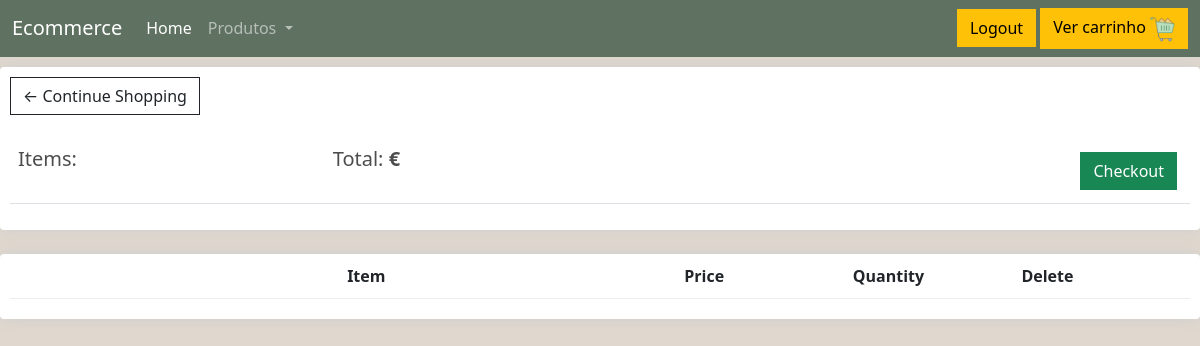
The app's page /cart/ (signed in), older data.
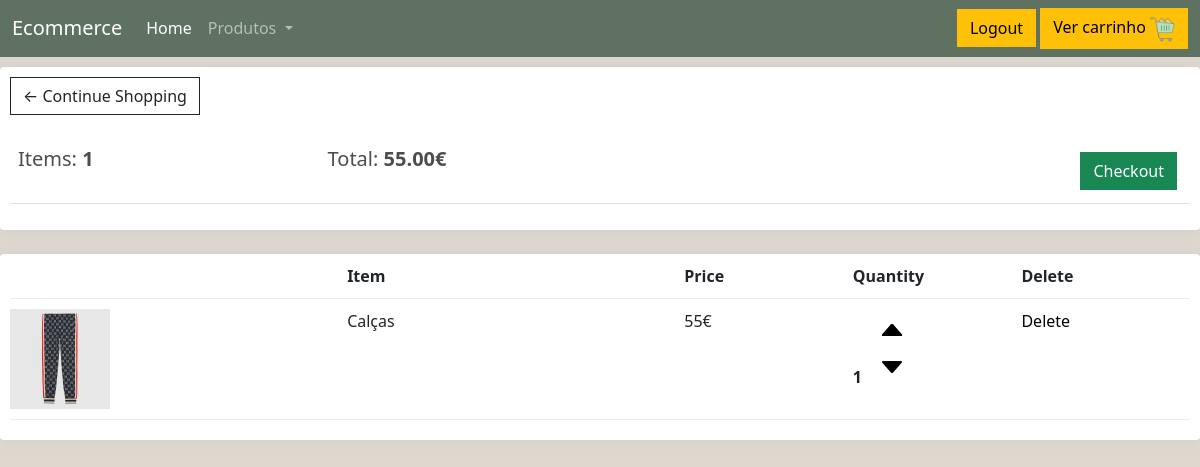
The same page, newer data.
### loja/models.py (models this page shows, shortened)
class Cart(models.Model):
    cliente = models.ForeignKey(User, on_delete=models.CASCADE)
    produtos = models.ManyToManyField(Produto, through='ProdutoCarrinho')
    def valor_carrinho(self):
        lista_produtos = self.produtos.all()
        lista_info = ProdutoCarrinho.objects.filter(carrinho=self)
        iterar=zip(lista_produtos,lista_info)
        valor=0
        for produto,info in iterar:
            valor=valor+ (produto.preco*info.quantidade)
        return valor
    def items_carrinho(self):
        lista_info = ProdutoCarrinho.objects.filter(carrinho=self)
        val=0
        for quant in lista_info:
            val+=quant.quantidade
        return val

class ProdutoCarrinho(models.Model): # <--- through model
    produto = models.ForeignKey(Produto, on_delete=models.CASCADE)
    carrinho = models.ForeignKey(Cart, on_delete=models.CASCADE)
    quantidade = models.IntegerField()

class Produto(models.Model):
    preco = models.IntegerField()
    nome = models.CharField(max_length=100)
    descricao = models.CharField(max_length=300)
    personalizavel = models.BooleanField(default=False)
    pic = models.ImageField(upload_to='images', blank=True, null=True)
    seller = models.ForeignKey(Vendedor, on_delete=models.RESTRICT)

### loja/views.py (the view)
# urls.py: path('cart/',views.cart, name="cart"),
@login_required(login_url='loja:login1')
def cart(request):
    try:
        carrinho = Cart. objects.get(cliente=request.user)
        pr = ProdutoCarrinho.objects.filter(carrinho=carrinho)
        produtos = zip(carrinho.produtos.all(), pr)
        return render(request, 'loja/cart.html', {'carrinho':carrinho ,'produtos':produtos })
    except Cart.DoesNotExist:
        return render(request, 'loja/cart.html')

### loja/templates/loja/cart.html (shortened to what this page needs)
{% extends 'loja/main.html' %}
{% load static %}
{% block css %}
<link rel="stylesheet" type="text/css" href="{% static 'css/base.css' %}">
{% endblock css %}
{% block content %}
	<div class="row">
		<div class="col-lg-12">
			<div class="box-element">
				<a  class="btn btn-outline-dark" href="{% url 'loja:loja' %}">&#x2190; Continue Shopping</a>
				<br>
				<br>
				<table class="table">
					<tr>
						<th><h5>Items: <strong>{{ carrinho.items_carrinho }}</strong></h5></th>
						<th><h5>Total:<strong> {{carrinho.valor_carrinho |floatformat:2}}€</strong></h5></th>
						<th>
							<a  style="float:right; margin:5px;" class="btn btn-success" href="{% url 'loja:checkout' %}">Checkout</a>
						</th>
					</tr>
				</table>
			</div>
			<br>
			<div class="box-element">
				<div class="cart-row">
					<div style="flex:2"></div>
					<div style="flex:2"><strong>Item</strong></div>
					<div style="flex:1"><strong>Price</strong></div>
					<div style="flex:1"><strong>Quantity</strong></div>
					<div style="flex:1"><strong>Delete</strong></div>
				</div>
				{% for produto,info in produtos  %}
				<div class="cart-row">
					<div style="flex:2"><img class="row-image" src="{{produto.pic}}"></div>
					<div style="flex:2"><p>{{produto.nome}}</p></div>
					<div style="flex:1"><p> {{produto.preco}}€ </p></div>
					<div style="flex:1">
						<p class="quantity">{{info.quantidade}}</p>
						<div class="quantity">
							<a href="{% url 'loja:add_cart' produto.id %}"> <img style="width: 2em; object-fit: cover;  transform: scale(1.03);								" class="chg-quantity update-cart "  src="{% static  'images/arrow-up.png' %}"> </a>
							<a href="{% url 'loja:remove_one' produto.id %}"><img style="width: 2em;" class="chg-quantity update-cart" src="{% static  'images/arrow-down.png' %}"></a>
						</div>
					</div>
					<div style="flex:1"><a href="{% url 'loja:remove_cart' produto.id %}">Delete </a></div>
				</div>
				{% endfor %}
			</div>
		</div>
	</div>
{% endblock content %}

Row changes from the older to the newer data that the page shows:
added Cart: items_carrinho "1", valor_carrinho "55.00"
added Produto: pic (picture), nome "Calças", preco "55", quantidade "1"
